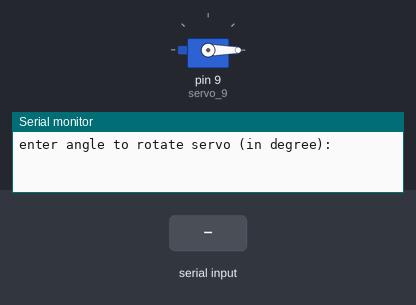
Bench run of a sketch on a simulated Arduino Uno, built with avr-gcc and run on an emulated ATmega328P. Shown: servo, the last lines printed to the serial monitor. The inputs (shaded band) are chosen by the test bench.

Above: at 1.2 s.
1.3 s: "90,45\n" received over Serial
At 2.6 s:
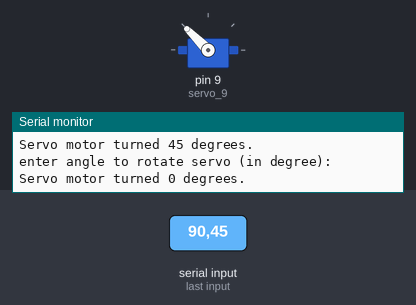
2.9 s: "30,150\n" received over Serial
At 4.2 s:
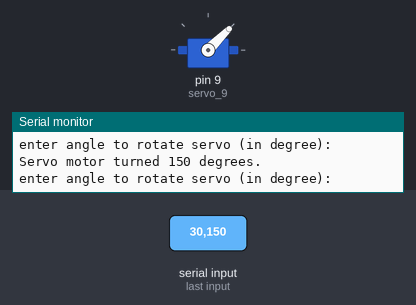
5.0 s: "200\n" received over Serial
At 5.8 s:
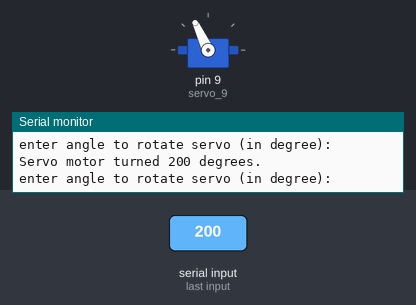
7.0 s: "90\n" received over Serial
At 8.5 s:
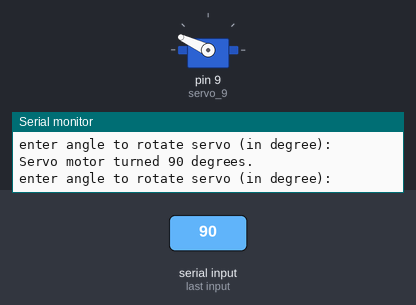
9.0 s: "30,150\n" received over Serial
At 9.4 s:
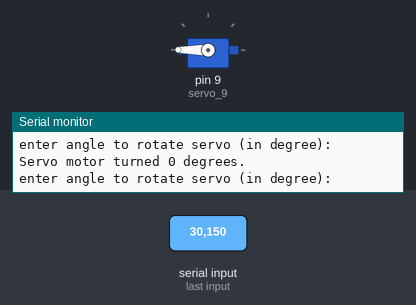
Timing chart, 0 to 12.0 s (numbered marks = the images above; inputs shaded):
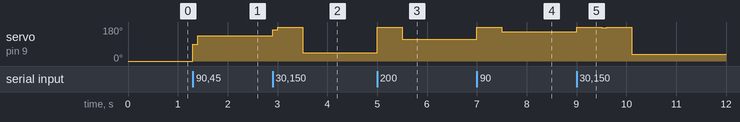

The sketch:

Ques4.ino
```cpp
//Servo motor rotates anticlockwise till 180deg and then clockwise after touching 180 pos
#include <Servo.h>

int pos = 0;
int ang;

Servo servo_9;

void setup()
{
  servo_9.attach(9,500,2500);
  Serial.begin(9800);

}

void loop()
{
  servo_9.write(pos);

  Serial.println("enter angle to rotate servo (in degree): ");
  while (Serial.available() == 0) {}
  ang = Serial.parseInt();
  pos += ang;

  while (pos > 180)
  {
    servo_9.write(180);
    delay(500);
    pos = 360 - pos ;
  }

  servo_9.write(pos);

  Serial.print("Servo motor turned ");
  Serial.print(ang);
  Serial.println(" degrees.\n");
  delay(100);

}
```

Measured:
- after the input at 1.3 s, servo on pin 9 (servo_9): 0° → 90° at once, → 135° 0.10 s later
- after the input at 2.9 s, servo on pin 9 (servo_9): 135° → 165° at once, → 180° 0.10 s later, → 45° 0.50 s later
- after the input at 5.0 s, servo on pin 9 (servo_9): 45° → 180° at once, → 115° 0.50 s later
- after the input at 7.0 s, servo on pin 9 (servo_9): 115° → 180° at once, → 155° 0.50 s later
- after the input at 9.0 s, servo on pin 9 (servo_9): 155° → 180° at once, → 175° 0.50 s later, → 180° 0.10 s later, → 35° 0.50 s later
